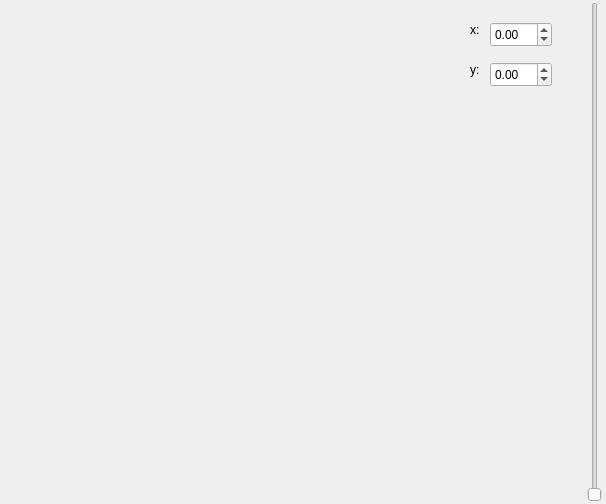
<?xml version="1.0" encoding="UTF-8"?>
<ui version="4.0">
 <class>QGCMapTool</class>
 <widget class="QWidget" name="QGCMapTool">
  <property name="geometry">
   <rect>
    <x>0</x>
    <y>0</y>
    <width>606</width>
    <height>504</height>
   </rect>
  </property>
  <property name="windowTitle">
   <string>Form</string>
  </property>
  <layout class="QGridLayout" name="gridLayout" rowstretch="100,1">
   <property name="leftMargin">
    <number>0</number>
   </property>
   <property name="topMargin">
    <number>2</number>
   </property>
   <property name="rightMargin">
    <number>4</number>
   </property>
   <property name="bottomMargin">
    <number>2</number>
   </property>
   <property name="horizontalSpacing">
    <number>2</number>
   </property>
   <property name="verticalSpacing">
    <number>0</number>
   </property>
   <item row="0" column="0">
    <widget class="QGCMapWidget" name="map" native="true">
     <widget class="QGCMapRing" name="Ring" native="true">
      <property name="geometry">
       <rect>
        <x>30</x>
        <y>20</y>
        <width>331</width>
        <height>271</height>
       </rect>
      </property>
     </widget>
     <widget class="QDoubleSpinBox" name="doubleSpinBox_x">
      <property name="geometry">
       <rect>
        <x>490</x>
        <y>20</y>
        <width>62</width>
        <height>25</height>
       </rect>
      </property>
      <property name="minimum">
       <double>-200.000000000000000</double>
      </property>
      <property name="maximum">
       <double>200.000000000000000</double>
      </property>
     </widget>
     <widget class="QDoubleSpinBox" name="doubleSpinBox_y">
      <property name="geometry">
       <rect>
        <x>490</x>
        <y>60</y>
        <width>62</width>
        <height>25</height>
       </rect>
      </property>
      <property name="minimum">
       <double>-200.000000000000000</double>
      </property>
      <property name="maximum">
       <double>200.000000000000000</double>
      </property>
     </widget>
     <widget class="QLabel" name="label_x">
      <property name="geometry">
       <rect>
        <x>470</x>
        <y>20</y>
        <width>16</width>
        <height>16</height>
       </rect>
      </property>
      <property name="text">
       <string>x:</string>
      </property>
     </widget>
     <widget class="QLabel" name="label_y">
      <property name="geometry">
       <rect>
        <x>470</x>
        <y>60</y>
        <width>16</width>
        <height>16</height>
       </rect>
      </property>
      <property name="text">
       <string>y:</string>
      </property>
     </widget>
    </widget>
   </item>
   <item row="0" column="1" rowspan="2">
    <widget class="QSlider" name="zoomSlider">
     <property name="maximum">
      <number>60</number>
     </property>
     <property name="orientation">
      <enum>Qt::Vertical</enum>
     </property>
    </widget>
   </item>
   <item row="1" column="0">
    <widget class="QGCMapToolBar" name="toolBar" native="true"/>
   </item>
  </layout>
 </widget>
 <customwidgets>
  <customwidget>
   <class>QGCMapToolBar</class>
   <extends>QWidget</extends>
   <header>QGCMapToolBar.h</header>
   <container>1</container>
  </customwidget>
  <customwidget>
   <class>QGCMapWidget</class>
   <extends>QWidget</extends>
   <header>QGCMapWidget.h</header>
   <container>1</container>
  </customwidget>
  <customwidget>
   <class>QGCMapRing</class>
   <extends>QWidget</extends>
   <header>QGCMapRing.h</header>
   <container>1</container>
  </customwidget>
 </customwidgets>
 <resources/>
 <connections/>
</ui>
